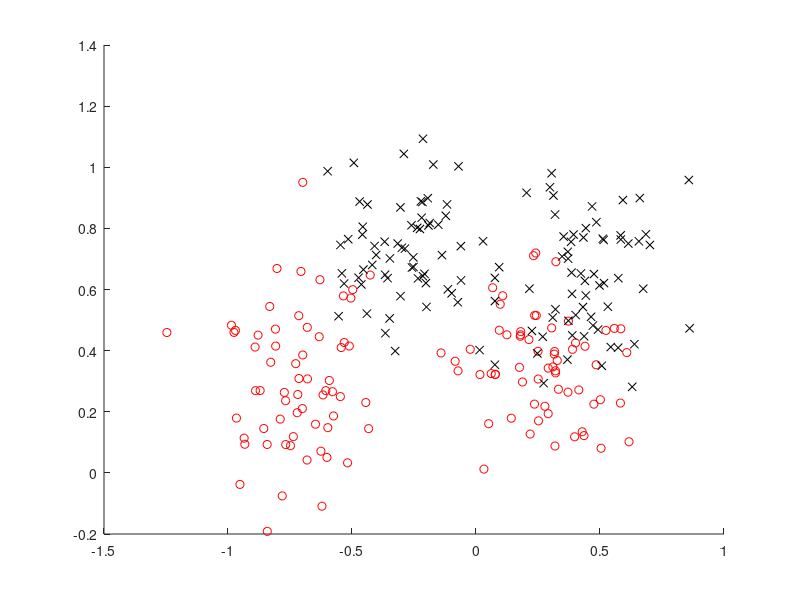

Reproduce this figure in MATLAB. (Note: this script raises an error after producing the figure.)
clear;
load sytr.dat
load synte.dat;
temp1=find(sytr(:,3)==1);
temp2=find(sytr(:,3)==-1);
figure(3);hold on;
plot(sytr(temp2,1),sytr(temp2,2),'ro');
plot(sytr(temp1,1),sytr(temp1,2),'kx');
X=sytr(:,1:2);
t=sytr(:,3);
N=length(t);
randn('seed',130);
rand('seed',23);
M=3;

eta=0.0005;
% eta1=0.02;
m=2;
mu=0.2;  %initial shaping parameter

gamma=20;

% Cind=randperm(N);  %
% C=X(Cind(1:M),:);   % randomly choose initial centers from data.
%
% for iter=1:20000;   %repeatly sampling data
%     temp=round(rand(1)*(N-1))+1;
%
%     xdraw = X(temp,:) ; %randomly draw data sample;
%
%     %Find the nearest center;
%     for i=1:M;
%         Dis(i)=norm(xdraw-C(i,:));
%     end;
%     [Cmin,Id]=min(Dis);
%     %update C(Id,:)
%     C(Id,:)= C(Id,:)+ eta1*(xdraw-C(Id,:));
%
% end;
[idx,C] = kmedoids(X,M); % K-Median Clustering
% [idx,C] = kmeans(X,M); % K-Means Clustering


Mu= mu*ones(M,m); %initial shaping parameter




for k=1:N
    for j=1:M
        Phi(k,j)= exp(-sum(Mu(j,:).*abs(X(k,:)-C(j,:))));
    end;
end;

%Algorithm 2
P=[-1/gamma   t'; t gamma*(N*eye(N)-t*t')]/N;
q=[sum(t); gamma*(N*ones(N,1)-sum(t)*t)]/N;

tildePhi= [];
for j=1:M;
    tildePhi=[tildePhi t.*Phi(:,j)];
end;
Omega=tildePhi*tildePhi';
tildePhi=[zeros(1,M);tildePhi];

theta=q- P*tildePhi*inv(eye(M)+tildePhi'*P*tildePhi)*tildePhi'*q;

theta2=Phi'*(theta(2:N+1).*t);

haty =Phi*theta2+theta(1);
tpre=sign(haty);
sum(abs(t-tpre)/2)/N   % error rate training set



for Iter=1:100
    for j=1:M;
        
        for k=1:N
            tempC(k,:)=   Mu(j,:).*sign(X(k,:)-C(j,:)).*exp(- abs( C(j,:)- X(k,:)).*Mu(j,:));
            tempMu(k,:)= - abs( C(j,:)- X(k,:)).*exp(- abs(C(j,:)- X(k,:)).*Mu(j,:));
        end;
        
        for i=1:m
            tempKC = Phi(:,j)*tempC(:,i)'+tempC(:,i)* Phi(:,j)';
            tempKMu = Phi(:,j)*tempMu(:,i)'+tempMu(:,i)*Phi(:,j)';
            % 2nd term
            ParE1(i)=  trace(((t.* theta(2:N+1))'*Phi(:,j)) * Phi(:,j)' * (tempKC*((t.* theta(2:N+1))))  + ...
                ((t.* theta(2:N+1))'*tempKC) * Phi(:,j) * (Phi(:,j)'*(t.* theta(2:N+1))))  ...
                +2*theta(1)*ones(N,1)'*tempKC*(t.* theta(2:N+1));
            ParE2(i)=  trace(((t.* theta(2:N+1))'*Phi(:,j)) * Phi(:,j)' * (tempKMu*((t.* theta(2:N+1))))  + ...
                ((t.* theta(2:N+1))'*tempKMu) * Phi(:,j) * (Phi(:,j)'*(t.* theta(2:N+1)))) ...
                +2*theta(1)*ones(N,1)'*tempKMu*(t.* theta(2:N+1));
        end;
        
        
        if norm( ParE1) ~=0
            C(j,:)= C(j,:)+eta*ParE1 / norm( ParE1) ;
        end;
        if norm( ParE2) ~=0
            Mu(j,:)=Mu(j,:)+eta*ParE2 / norm( ParE2) ;
        end;
        for it=1:m;
            Mu(j,it)  =max(0, Mu(j,it));
        end;
        for k=1:N
            Phi(k,j)= exp(-sum(Mu(j,:).*abs(X(k,:)-C(j,:))));
        end;
        
        
        %  J(Iter)=   ( t.* theta(2:N+1))' *Phi*Phi'*   ( t.* theta(2:N+1))  ;
        
        
        %Algorithm 2
        % P=[-1/gamma   t'; t gamma*(N*eye(N)-t*t')]/N;
        % q=[sum(t); gamma*(N*ones(N,1)-sum(t)*t)]/N;
        
        % tildePhi= [];
        % for j=1:M;
        %   tildePhi=[tildePhi t.*Phi(:,j)];
        % end;
        %
        % tildePhi=[zeros(1,M);tildePhi];
        
    end
    tildePhi= [];
    for j=1:M;
        tildePhi=[tildePhi t.*Phi(:,j)];
    end;
    Omega=tildePhi*tildePhi';
    tildePhi=[zeros(1,M);tildePhi];
    
    theta=q- P*tildePhi*inv(eye(M)+tildePhi'*P*tildePhi)*tildePhi'*q;
    
    theta2=Phi'*(theta(2:N+1).*t);
    
    haty =Phi*theta2+theta(1);
    tpre=sign(haty);
    sum(abs(t-tpre)/2)/N   % error rate training set
    
    % J(Iter)=(ones(N,1)-Omega*theta(2:N+1)- theta(2:N+1)/gamma-t*theta(1))'*(ones(N,1)-Omega*theta(2:N+1)- theta(2:N+1)/gamma-t*theta(1));
    % J(Iter)= sum(abs( haty)) ;
    J(Iter)= sum(abs( haty)) ;
end;
% % generate the decision boundary.

for i1=1:100;
    for j1=1:120;
        xn(i1,j1)=i1*1/50-1 ;
        yn(i1,j1)=j1*1/100;
        tem=[xn(i1,j1) yn(i1,j1)];
        for j=1:M
            phi(j)= exp(-sum(Mu(j,:).*abs(tem-C(j,:))));
        end;
        zn(i1,j1)=phi*theta2+theta(1);
    end;
end;
figure(3);
contour(xn,yn,zn, [0 0],'k.','linewidth',2);
xlabel('x_1');ylabel('x_2');
xlim([-1.5 1]); ylim([-0.2 1.2]);
% print('out', '-dpdf');


%test data
ttest=synte(:,3);
N1=length(ttest);
Xtest=synte(:,1:2);
for i=1:N1
    for j=1:M
        
        phitest(i,j)= exp(-sum(Mu(j,:).*abs(Xtest(i,:)-C(j,:))));
        
    end;
end;

hatytest=phitest*theta2+theta(1);
tpretest=sign(hatytest);
sum(abs(ttest-tpretest)/2)/N1   % error rate test set


